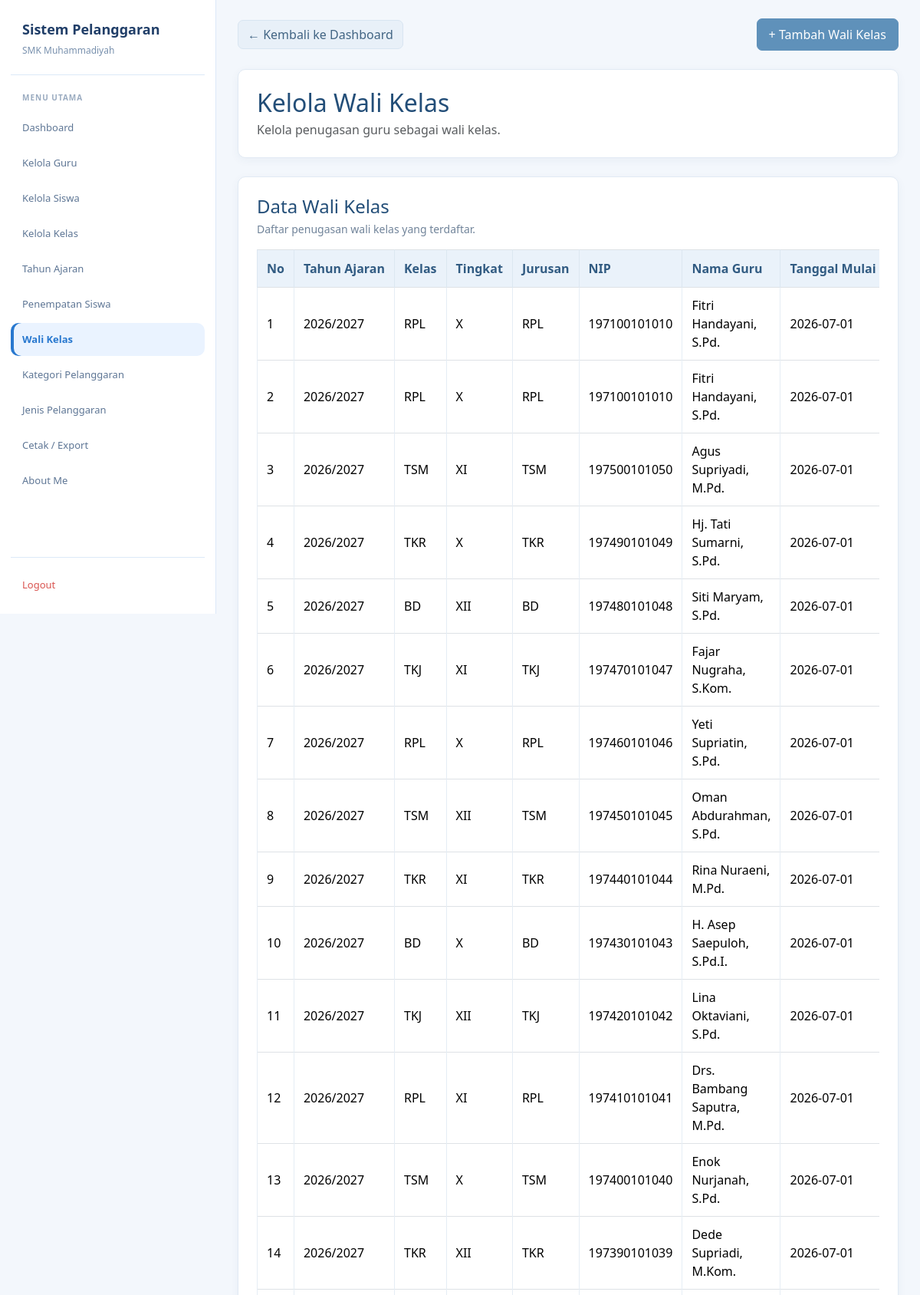
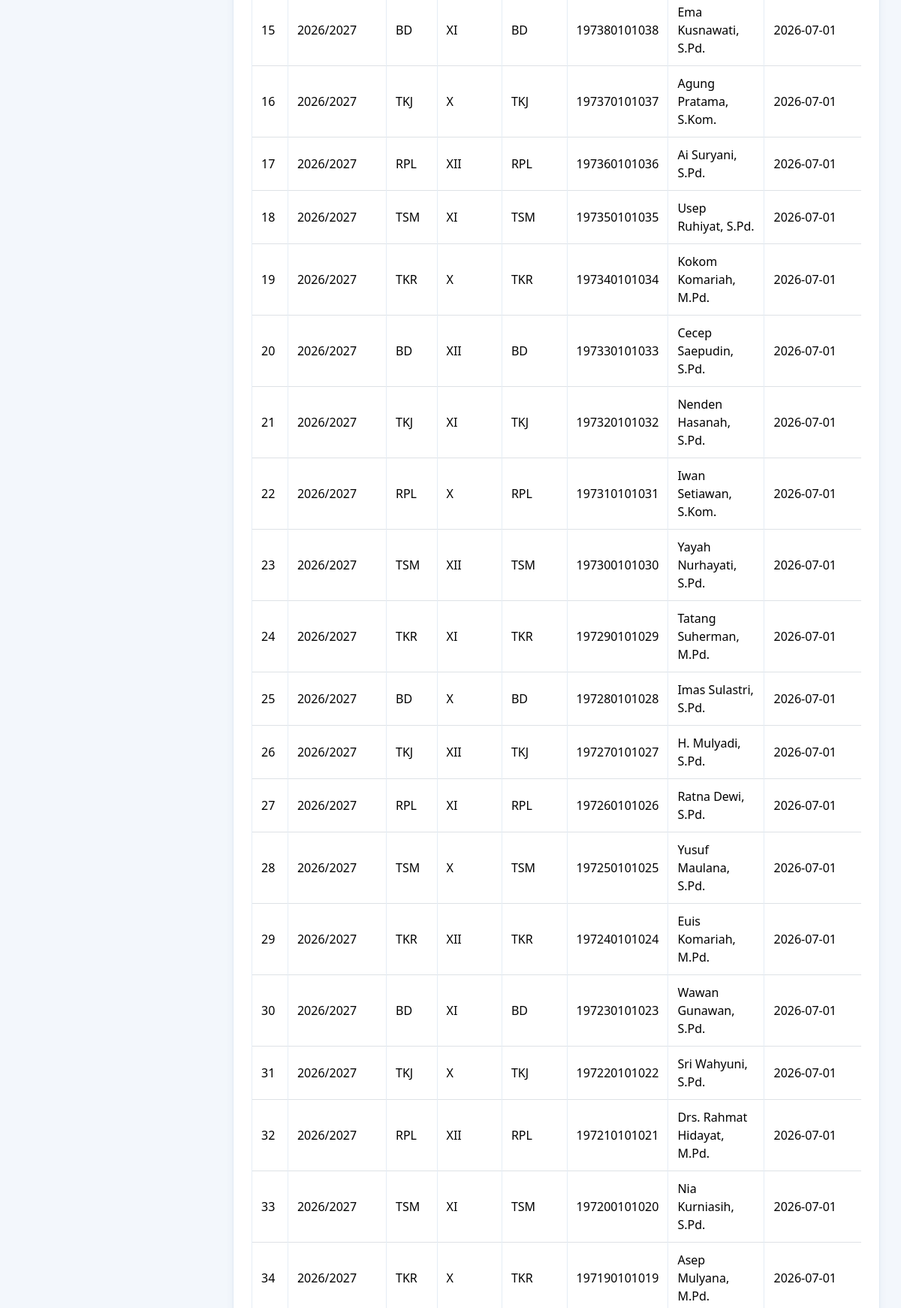
The page /admin/wali_kelas.php (signed in, upper part) on the database its author committed (2 pictures, top to bottom).
### tables this page shows
CREATE TABLE `t_wali_kelas` (
  `id` int(11) NOT NULL,
  `tahun_ajaran_id` int(11) NOT NULL,
  `kelas_id` int(11) NOT NULL,
  `guru_id` int(11) NOT NULL,
  `tanggal_mulai` date NOT NULL,
  `tanggal_selesai` date DEFAULT NULL,
  `status_aktif` tinyint(1) NOT NULL,
  `created_at` timestamp NOT NULL DEFAULT current_timestamp(),
  `update_at` timestamp NOT NULL DEFAULT current_timestamp()
);

CREATE TABLE `t_tahun_ajaran` (
  `id` int(11) NOT NULL,
  `nama` varchar(20) NOT NULL,
  `tanggal_mulai` date DEFAULT NULL,
  `tanggal_selesai` date DEFAULT NULL,
  `status_aktif` tinyint(1) DEFAULT NULL,
  `created_at` timestamp NULL DEFAULT current_timestamp(),
  `update_at` timestamp NULL DEFAULT current_timestamp()
);

CREATE TABLE `t_kelas` (
  `id` int(11) NOT NULL,
  `nama` varchar(100) NOT NULL,
  `tingkat` varchar(20) NOT NULL,
  `jurusan` varchar(100) NOT NULL,
  `status_aktif` tinyint(1) DEFAULT NULL,
  `created_at` timestamp NULL DEFAULT current_timestamp(),
  `update_at` timestamp NULL DEFAULT current_timestamp()
);

CREATE TABLE `t_guru` (
  `id` int(11) NOT NULL,
  `nip` varchar(30) NOT NULL,
  `nama` varchar(150) NOT NULL,
  `email` varchar(150) NOT NULL,
  `status_aktif` tinyint(1) NOT NULL,
  `user_id` int(11) DEFAULT NULL,
  `created_at` timestamp NULL DEFAULT current_timestamp(),
  `updated_at` timestamp NULL DEFAULT current_timestamp()
);

### admin/wali_kelas.php (the view, shortened to what this page needs)
<?php
include "../config/koneksi.php";
$pesan = "";
$jenis_pesan = "";
$query = mysqli_query($koneksi, "SELECT wk.id, ta.nama AS tahun_ajaran, k.nama AS nama_kelas, k.tingkat, k.jurusan, g.nip, g.nama AS nama_guru, wk.tanggal_mulai, wk.tanggal_selesai, wk.status_aktif
    FROM t_wali_kelas wk
    INNER JOIN t_tahun_ajaran ta ON wk.tahun_ajaran_id = ta.id
    INNER JOIN t_kelas k ON wk.kelas_id = k.id
    INNER JOIN t_guru g ON wk.guru_id = g.id
    ORDER BY wk.id DESC");
?>
<!DOCTYPE html>
<html lang="id">
<head>
    <link href="https://cdn.jsdelivr.net/npm/bootstrap@5.3.8/dist/css/bootstrap.min.css" rel="stylesheet">
</head>
<body>
<aside class="sidebar">
    <div class="brand"><div class="brand-title">Sistem Pelanggaran</div><div class="brand-subtitle">SMK Muhammadiyah</div></div>
    <div class="menu-title">Menu Utama</div>
    <nav class="menu">
        <a href="../dashboard.php" class="menu-link">Dashboard</a>
        <a href="guru.php" class="menu-link">Kelola Guru</a>
        <a href="siswa.php" class="menu-link">Kelola Siswa</a>
        <a href="kelas.php" class="menu-link">Kelola Kelas</a>
        <a href="tahun_ajaran.php" class="menu-link">Tahun Ajaran</a>
        <a href="penempatan_siswa.php" class="menu-link">Penempatan Siswa</a>
        <a href="wali_kelas.php" class="menu-link active">Wali Kelas</a>
        <a href="kategori_pelanggaran.php" class="menu-link">Kategori Pelanggaran</a>
        <a href="jenis_pelanggaran.php" class="menu-link">Jenis Pelanggaran</a>
        <a href="cetak_export.php" class="menu-link">Cetak / Export</a>
        <a href="../about.php" class="menu-link">About Me</a>
    </nav>
    <div class="logout"><a href="../logout.php" class="menu-link">Logout</a></div>
</aside>
<main class="main"><div class="container py-4">
    <div class="d-flex flex-wrap justify-content-between align-items-center gap-2 mb-4">
        <a href="../dashboard.php" class="btn btn-secondary">&larr; Kembali ke Dashboard</a>
        <button type="button" class="btn btn-primary" id="btnToggleWali" aria-expanded="<?= ($pesan !== '' && $jenis_pesan === 'danger') ? 'true' : 'false'; ?>" aria-controls="formTambahWali">+ Tambah Wali Kelas</button>
    </div>
    <div class="card mb-4"><div class="card-body"><h2 class="judul mb-1">Kelola Wali Kelas</h2><p class="text-muted mb-0">Kelola penugasan guru sebagai wali kelas.</p></div></div>
    <div class="card"><div class="card-body"><h4 class="mb-1">Data Wali Kelas</h4><p class="keterangan mb-3">Daftar penugasan wali kelas yang terdaftar.</p><div class="table-responsive">
        <table class="table table-bordered table-hover align-middle"><thead><tr><th>No</th><th>Tahun Ajaran</th><th>Kelas</th><th>Tingkat</th><th>Jurusan</th><th>NIP</th><th>Nama Guru</th><th>Tanggal Mulai</th><th>Tanggal Selesai</th><th>Status</th></tr></thead><tbody>
        <?php $no = 1; while ($d = mysqli_fetch_assoc($query)) { ?><tr><td><?= $no++; ?></td><td><?= htmlspecialchars($d['tahun_ajaran']); ?></td><td><?= htmlspecialchars($d['nama_kelas']); ?></td><td><?= htmlspecialchars($d['tingkat']); ?></td><td><?= htmlspecialchars($d['jurusan']); ?></td><td><?= htmlspecialchars($d['nip']); ?></td><td><?= htmlspecialchars($d['nama_guru']); ?></td><td><?= htmlspecialchars($d['tanggal_mulai']); ?></td></tr><?php } ?>
        </tbody></table>
    </div></div></div>
</div></main>
</body>
</html>

### admin/wali_kelas.php (style rules this page uses)
:root { --blue: #2878cf; --blue-dark: #203e68; --blue-soft: #eaf3ff; --white: #ffffff; --muted: #7890ad; --line: #dce9f8; }
* { box-sizing: border-box; }
body { margin: 0; background-color: #f3f7fc; color: #2f435a; font-family: "Segoe UI", Arial, sans-serif; }
a { text-decoration: none; }
.sidebar { position: fixed; left: 0; top: 0; width: 282px; height: 100vh; overflow-y: auto; background: #fff; border-right: 1px solid var(--line); padding: 25px 14px 16px; display: flex; flex-direction: column; z-index: 1000; }
.brand { padding: 0 15px 22px; border-bottom: 1px solid var(--line); margin-bottom: 22px; }
.brand-title { font-size: 18px; font-weight: 700; color: var(--blue-dark); margin-bottom: 5px; }
.brand-subtitle { font-size: 12px; color: var(--muted); }
.menu-title { font-size: 10px; font-weight: 700; color: #9aabc0; letter-spacing: 1px; text-transform: uppercase; margin: 0 15px 10px; }
.menu { display: flex; flex-direction: column; gap: 3px; }
.menu-link { min-height: 43px; display: flex; align-items: center; padding: 10px 15px; border-radius: 10px; color: #5e7695; font-size: 13px; transition: .2s ease; }
.menu-link.active { background: var(--blue-soft); color: var(--blue); font-weight: 600; box-shadow: inset 4px 0 0 var(--blue); }
.logout { margin-top: auto; padding-top: 14px; border-top: 1px solid var(--line); }
.logout .menu-link { color: #d9534f; }
.main { margin-left: 282px; min-height: 100vh; padding: 24px 28px 40px; }
.container { width: 100%; max-width: none !important; margin: 0 auto; padding: 0 !important; }
.judul, h4 { color: #234e78; }
.card { border: 1px solid #e1eaf4 !important; border-radius: 10px; box-shadow: 0 3px 12px rgba(35,78,120,.05) !important; }
.card-body { padding: 24px; }
.btn-primary { --bs-btn-color: #fff; --bs-btn-bg: #5f91ba; --bs-btn-border-color: #5f91ba; --bs-btn-hover-color: #fff; --bs-btn-hover-bg: #4b7fa9; --bs-btn-hover-border-color: #4b7fa9; border-radius: 7px; padding: 8px 15px; }
.btn-secondary { --bs-btn-bg: #e8f0f8; --bs-btn-border-color: #d8e5f1; --bs-btn-color: #426584; --bs-btn-hover-bg: #dceaf6; --bs-btn-hover-border-color: #cbddeb; --bs-btn-hover-color: #234e78; border-radius: 7px; }
.table { color: #344b63; vertical-align: middle; margin-bottom: 0; }
.table thead th { background-color: #eaf2fa; color: #315b82; border-color: #dce7f1; font-weight: 600; padding: 12px; white-space: nowrap; }
.table tbody td { border-color: #e5edf5; padding: 11px 12px; }
.keterangan { color: #71849a; font-size: 14px; }

### rows shown on the page
t_wali_kelas: tahun_ajaran.nama "2026/2027", kelas.nama "RPL", kelas.tingkat "X", kelas.jurusan "RPL", guru.nip "197100101010", guru.nama "Fitri Handayani, S.Pd.", tanggal_mulai "2026-07-01"
t_wali_kelas: tahun_ajaran.nama "2026/2027", kelas.nama "RPL", kelas.tingkat "X", kelas.jurusan "RPL", guru.nip "197100101010", guru.nama "Fitri Handayani, S.Pd.", tanggal_mulai "2026-07-01"
t_wali_kelas: tahun_ajaran.nama "2026/2027", kelas.nama "TSM", kelas.tingkat "XI", kelas.jurusan "TSM", guru.nip "197500101050", guru.nama "Agus Supriyadi, M.Pd.", tanggal_mulai "2026-07-01"
t_wali_kelas: tahun_ajaran.nama "2026/2027", kelas.nama "TKR", kelas.tingkat "X", kelas.jurusan "TKR", guru.nip "197490101049", guru.nama "Hj. Tati Sumarni, S.Pd.", tanggal_mulai "2026-07-01"
t_wali_kelas: tahun_ajaran.nama "2026/2027", kelas.nama "BD", kelas.tingkat "XII", kelas.jurusan "BD", guru.nip "197480101048", guru.nama "Siti Maryam, S.Pd.", tanggal_mulai "2026-07-01"
t_wali_kelas: tahun_ajaran.nama "2026/2027", kelas.nama "TKJ", kelas.tingkat "XI", kelas.jurusan "TKJ", guru.nip "197470101047", guru.nama "Fajar Nugraha, S.Kom.", tanggal_mulai "2026-07-01"
t_wali_kelas: tahun_ajaran.nama "2026/2027", kelas.nama "RPL", kelas.tingkat "X", kelas.jurusan "RPL", guru.nip "197460101046", guru.nama "Yeti Supriatin, S.Pd.", tanggal_mulai "2026-07-01"
t_wali_kelas: tahun_ajaran.nama "2026/2027", kelas.nama "TSM", kelas.tingkat "XII", kelas.jurusan "TSM", guru.nip "197450101045", guru.nama "Oman Abdurahman, S.Pd.", tanggal_mulai "2026-07-01"
t_wali_kelas: tahun_ajaran.nama "2026/2027", kelas.nama "TKR", kelas.tingkat "XI", kelas.jurusan "TKR", guru.nip "197440101044", guru.nama "Rina Nuraeni, M.Pd.", tanggal_mulai "2026-07-01"
t_wali_kelas: tahun_ajaran.nama "2026/2027", kelas.nama "BD", kelas.tingkat "X", kelas.jurusan "BD", guru.nip "197430101043", guru.nama "H. Asep Saepuloh, S.Pd.I.", tanggal_mulai "2026-07-01"
t_wali_kelas: tahun_ajaran.nama "2026/2027", kelas.nama "TKJ", kelas.tingkat "XII", kelas.jurusan "TKJ", guru.nip "197420101042", guru.nama "Lina Oktaviani, S.Pd.", tanggal_mulai "2026-07-01"
t_wali_kelas: tahun_ajaran.nama "2026/2027", kelas.nama "RPL", kelas.tingkat "XI", kelas.jurusan "RPL", guru.nip "197410101041", guru.nama "Drs. Bambang Saputra, M.Pd.", tanggal_mulai "2026-07-01"
t_wali_kelas: tahun_ajaran.nama "2026/2027", kelas.nama "TSM", kelas.tingkat "X", kelas.jurusan "TSM", guru.nip "197400101040", guru.nama "Enok Nurjanah, S.Pd.", tanggal_mulai "2026-07-01"
t_wali_kelas: tahun_ajaran.nama "2026/2027", kelas.nama "TKR", kelas.tingkat "XII", kelas.jurusan "TKR", guru.nip "197390101039", guru.nama "Dede Supriadi, M.Kom.", tanggal_mulai "2026-07-01"
t_wali_kelas: tahun_ajaran.nama "2026/2027", kelas.nama "BD", kelas.tingkat "XI", kelas.jurusan "BD", guru.nip "197380101038", guru.nama "Ema Kusnawati, S.Pd.", tanggal_mulai "2026-07-01"
t_wali_kelas: tahun_ajaran.nama "2026/2027", kelas.nama "TKJ", kelas.tingkat "X", kelas.jurusan "TKJ", guru.nip "197370101037", guru.nama "Agung Pratama, S.Kom.", tanggal_mulai "2026-07-01"
t_wali_kelas: tahun_ajaran.nama "2026/2027", kelas.nama "RPL", kelas.tingkat "XII", kelas.jurusan "RPL", guru.nip "197360101036", guru.nama "Ai Suryani, S.Pd.", tanggal_mulai "2026-07-01"
t_wali_kelas: tahun_ajaran.nama "2026/2027", kelas.nama "TSM", kelas.tingkat "XI", kelas.jurusan "TSM", guru.nip "197350101035", guru.nama "Usep Ruhiyat, S.Pd.", tanggal_mulai "2026-07-01"
t_wali_kelas: tahun_ajaran.nama "2026/2027", kelas.nama "TKR", kelas.tingkat "X", kelas.jurusan "TKR", guru.nip "197340101034", guru.nama "Kokom Komariah, M.Pd.", tanggal_mulai "2026-07-01"
t_wali_kelas: tahun_ajaran.nama "2026/2027", kelas.nama "BD", kelas.tingkat "XII", kelas.jurusan "BD", guru.nip "197330101033", guru.nama "Cecep Saepudin, S.Pd.", tanggal_mulai "2026-07-01"
t_wali_kelas: tahun_ajaran.nama "2026/2027", kelas.nama "TKJ", kelas.tingkat "XI", kelas.jurusan "TKJ", guru.nip "197320101032", guru.nama "Nenden Hasanah, S.Pd.", tanggal_mulai "2026-07-01"
t_wali_kelas: tahun_ajaran.nama "2026/2027", kelas.nama "RPL", kelas.tingkat "X", kelas.jurusan "RPL", guru.nip "197310101031", guru.nama "Iwan Setiawan, S.Kom.", tanggal_mulai "2026-07-01"
t_wali_kelas: tahun_ajaran.nama "2026/2027", kelas.nama "TSM", kelas.tingkat "XII", kelas.jurusan "TSM", guru.nip "197300101030", guru.nama "Yayah Nurhayati, S.Pd.", tanggal_mulai "2026-07-01"
t_wali_kelas: tahun_ajaran.nama "2026/2027", kelas.nama "TKR", kelas.tingkat "XI", kelas.jurusan "TKR", guru.nip "197290101029", guru.nama "Tatang Suherman, M.Pd.", tanggal_mulai "2026-07-01"
t_wali_kelas: tahun_ajaran.nama "2026/2027", kelas.nama "BD", kelas.tingkat "X", kelas.jurusan "BD", guru.nip "197280101028", guru.nama "Imas Sulastri, S.Pd.", tanggal_mulai "2026-07-01"
t_wali_kelas: tahun_ajaran.nama "2026/2027", kelas.nama "TKJ", kelas.tingkat "XII", kelas.jurusan "TKJ", guru.nip "197270101027", guru.nama "H. Mulyadi, S.Pd.", tanggal_mulai "2026-07-01"
t_wali_kelas: tahun_ajaran.nama "2026/2027", kelas.nama "RPL", kelas.tingkat "XI", kelas.jurusan "RPL", guru.nip "197260101026", guru.nama "Ratna Dewi, S.Pd.", tanggal_mulai "2026-07-01"
t_wali_kelas: tahun_ajaran.nama "2026/2027", kelas.nama "TSM", kelas.tingkat "X", kelas.jurusan "TSM", guru.nip "197250101025", guru.nama "Yusuf Maulana, S.Pd.", tanggal_mulai "2026-07-01"
t_wali_kelas: tahun_ajaran.nama "2026/2027", kelas.nama "TKR", kelas.tingkat "XII", kelas.jurusan "TKR", guru.nip "197240101024", guru.nama "Euis Komariah, M.Pd.", tanggal_mulai "2026-07-01"
t_wali_kelas: tahun_ajaran.nama "2026/2027", kelas.nama "BD", kelas.tingkat "XI", kelas.jurusan "BD", guru.nip "197230101023", guru.nama "Wawan Gunawan, S.Pd.", tanggal_mulai "2026-07-01"
t_wali_kelas: tahun_ajaran.nama "2026/2027", kelas.nama "TKJ", kelas.tingkat "X", kelas.jurusan "TKJ", guru.nip "197220101022", guru.nama "Sri Wahyuni, S.Pd.", tanggal_mulai "2026-07-01"
t_wali_kelas: tahun_ajaran.nama "2026/2027", kelas.nama "RPL", kelas.tingkat "XII", kelas.jurusan "RPL", guru.nip "197210101021", guru.nama "Drs. Rahmat Hidayat, M.Pd.", tanggal_mulai "2026-07-01"
t_wali_kelas: tahun_ajaran.nama "2026/2027", kelas.nama "TSM", kelas.tingkat "XI", kelas.jurusan "TSM", guru.nip "197200101020", guru.nama "Nia Kurniasih, S.Pd.", tanggal_mulai "2026-07-01"
t_wali_kelas: tahun_ajaran.nama "2026/2027", kelas.nama "TKR", kelas.tingkat "X", kelas.jurusan "TKR", guru.nip "197190101019", guru.nama "Asep Mulyana, M.Pd.", tanggal_mulai "2026-07-01"
